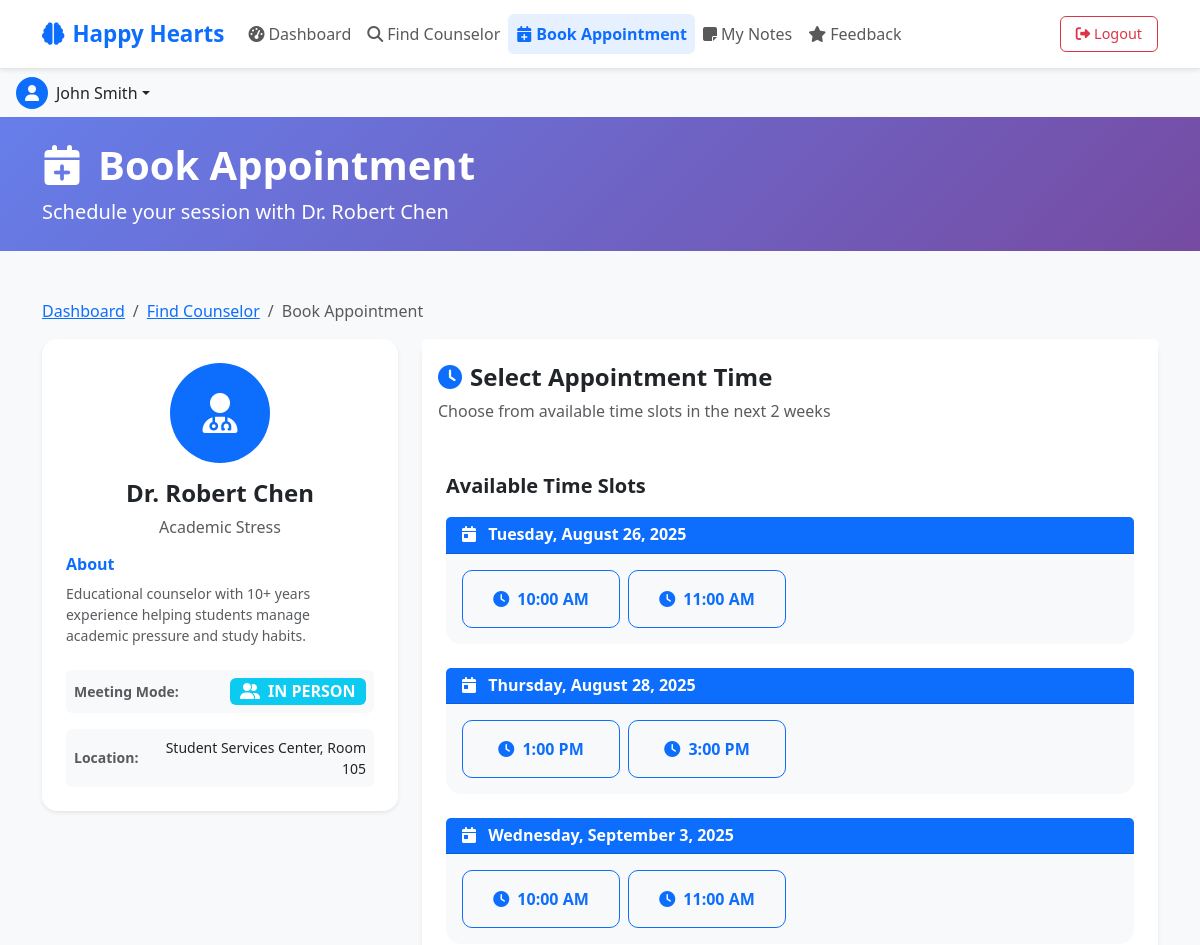
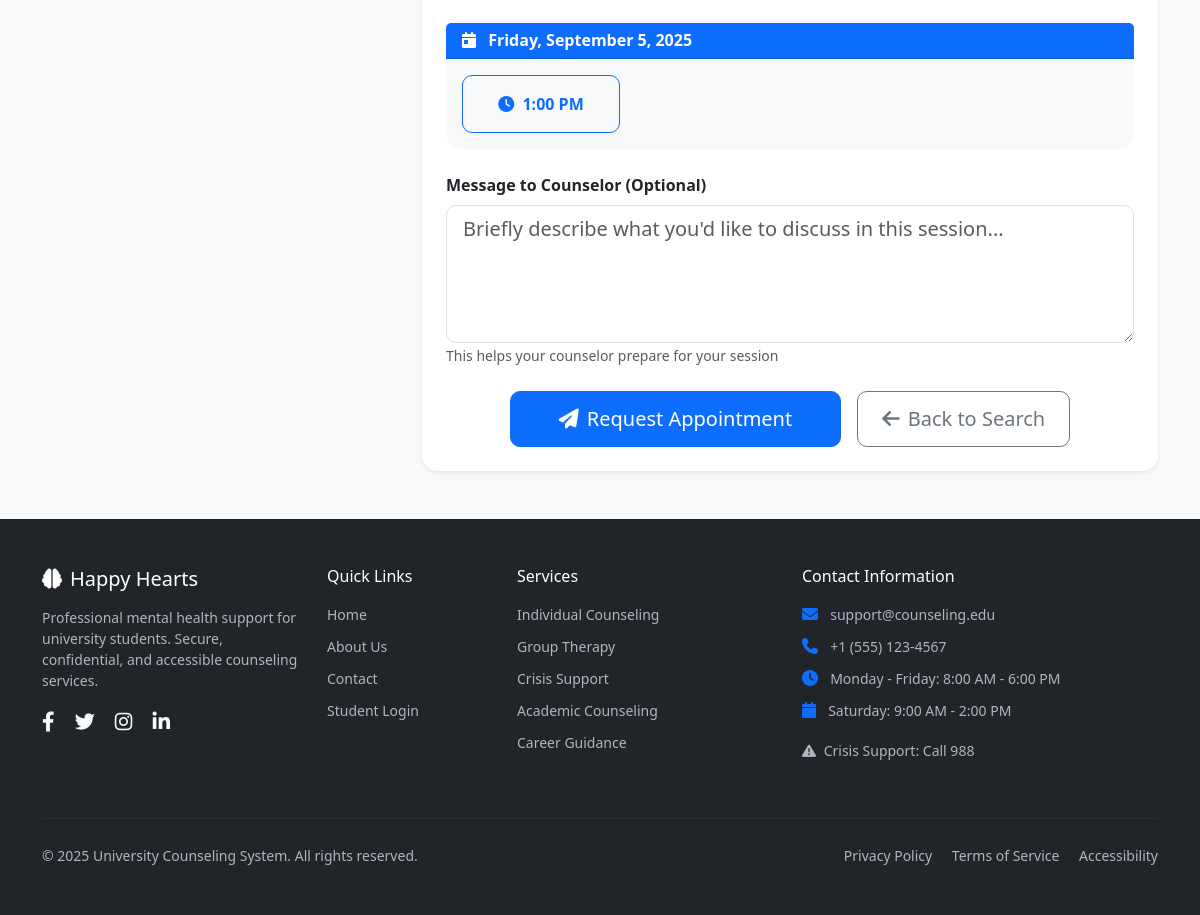
Page /student/book_appointment.php?counselor_id=6 (signed in) on the committed database (2 pictures, top to bottom).
### tables this page shows
CREATE TABLE `counselor_profiles` (
  `user_id` bigint NOT NULL,
  `specialty` varchar(150) DEFAULT NULL,
  `meeting_mode` enum('IN_PERSON','VIDEO','PHONE') DEFAULT NULL,
  `bio` text,
  `location` varchar(150) DEFAULT NULL,
  PRIMARY KEY (`user_id`),
  CONSTRAINT `counselor_profiles_ibfk_1` FOREIGN KEY (`user_id`) REFERENCES `users` (`id`) ON DELETE CASCADE
);

CREATE TABLE `users` (
  `id` bigint NOT NULL AUTO_INCREMENT,
  `role` enum('STUDENT','COUNSELOR','ADMIN') NOT NULL,
  `name` varchar(150) NOT NULL,
  `email` varchar(150) NOT NULL,
  `password_hash` varchar(255) NOT NULL,
  `phone` varchar(20) DEFAULT NULL,
  `created_at` timestamp NULL DEFAULT CURRENT_TIMESTAMP,
  PRIMARY KEY (`id`),
  UNIQUE KEY `email` (`email`)
);

CREATE TABLE `availability_slots` (
  `id` bigint NOT NULL AUTO_INCREMENT,
  `counselor_id` bigint NOT NULL,
  `start_at` datetime NOT NULL,
  `end_at` datetime NOT NULL,
  `status` enum('OPEN','BLOCKED') DEFAULT 'OPEN',
  `created_at` timestamp NULL DEFAULT CURRENT_TIMESTAMP,
  PRIMARY KEY (`id`),
  UNIQUE KEY `counselor_id` (`counselor_id`,`start_at`,`end_at`),
  CONSTRAINT `availability_slots_ibfk_1` FOREIGN KEY (`counselor_id`) REFERENCES `users` (`id`) ON DELETE CASCADE
);

### student/book_appointment.php (the view, shortened to what this page needs)
<?php
require_once '../config/db.php';
$counselor_id = $_GET['counselor_id'] ?? null;
$stmt = $pdo->prepare("
    SELECT u.*, cp.*
    FROM users u
    JOIN counselor_profiles cp ON u.id = cp.user_id
    WHERE u.id = ? AND u.role = 'COUNSELOR'
");
$stmt->execute([$counselor_id]);
$counselor = $stmt->fetch();
$stmt = $pdo->prepare("
    SELECT avs.*
    FROM availability_slots avs
    WHERE avs.counselor_id = ?
    AND avs.status = 'OPEN'
    AND avs.start_at >= NOW()
    AND avs.start_at <= DATE_ADD(NOW(), INTERVAL 14 DAY)
    AND NOT EXISTS (
        SELECT 1 FROM appointments a
        WHERE a.counselor_id = avs.counselor_id
        AND a.start_time = avs.start_at
        AND a.status IN ('PENDING', 'APPROVED')
    )
    ORDER BY avs.start_at
");
$stmt->execute([$counselor_id]);
$available_slots = $stmt->fetchAll();
$slots_by_date = [];
foreach ($available_slots as $slot) {
    $date = date('Y-m-d', strtotime($slot['start_at']));
    if (!isset($slots_by_date[$date])) {
        $slots_by_date[$date] = [];
    }
    $slots_by_date[$date][] = $slot;
}
?>
<!DOCTYPE html>
<html lang="en">
<head>
    <link href="https://cdn.jsdelivr.net/npm/bootstrap@5.3.0/dist/css/bootstrap.min.css" rel="stylesheet">
    <link href="https://cdnjs.cloudflare.com/ajax/libs/font-awesome/6.4.0/css/all.min.css" rel="stylesheet">
    <link href="../assets/css/app.css" rel="stylesheet">
</head>
<body class="bg-light">
        <?php include 'includes/header.php'; ?>
                <ul class="navbar-nav">
                    <?php if (isset($_SESSION['user_id'])): ?>
                        <li class="nav-item dropdown">
                            <a class="nav-link dropdown-toggle d-flex align-items-center" href="#" id="userDropdown" role="button" data-bs-toggle="dropdown">
                                <div class="bg-primary text-white rounded-circle d-flex align-items-center justify-content-center me-2" style="width: 32px; height: 32px;">
                                    <i class="fas fa-user"></i>
                                </div>
                                <?= htmlspecialchars($_SESSION['user_name'] ?? 'Student') ?>
                            </a>
                        </li>
                    <?php endif; ?>
                </ul>
    <div class="bg-gradient-primary text-white py-4">
        <div class="container">
            <h1 class="display-6 fw-bold mb-2">
                <i class="fas fa-calendar-plus me-3"></i>Book Appointment
            </h1>
            <p class="lead mb-0">Schedule your session with <?= htmlspecialchars($counselor['name']) ?></p>
        </div>
    </div>
    <div class="container py-5">
        <div class="row">
            <div class="col-12">
                <nav aria-label="breadcrumb">
                    <ol class="breadcrumb">
                        <li class="breadcrumb-item"><a href="dashboard.php">Dashboard</a></li>
                        <li class="breadcrumb-item"><a href="find_counselor.php">Find Counselor</a></li>
                        <li class="breadcrumb-item active">Book Appointment</li>
                    </ol>
                </nav>
            </div>
        </div>
        <div class="row g-4">
            <div class="col-lg-4">
                <div class="card border-0 shadow-sm sticky-top" style="top: 100px;">
                    <div class="card-body text-center p-4">
                        <div class="bg-primary text-white rounded-circle d-inline-flex align-items-center justify-content-center mb-3" style="width: 100px; height: 100px;">
                            <i class="fas fa-user-md" style="font-size: 2.5rem;"></i>
                        </div>
                        <h4 class="fw-bold"><?= htmlspecialchars($counselor['name']) ?></h4>
                        <p class="text-muted mb-3"><?= htmlspecialchars($counselor['specialty'] ?? 'General Counseling') ?></p>
                        <?php if ($counselor['bio']): ?>
                            <div class="text-start mb-4">
                                <h6 class="fw-bold text-primary">About</h6>
                                <p class="small text-muted"><?= htmlspecialchars($counselor['bio']) ?></p>
                            </div>
                        <?php endif; ?>
                        <div class="row g-3 text-start">
                            <div class="col-12">
                                <div class="d-flex justify-content-between align-items-center p-2 bg-light rounded">
                                    <small class="text-muted fw-bold">Meeting Mode:</small>
                                    <span class="badge bg-info fs-6">
                                        <?php
                                        $mode_icons = [
                                            'IN_PERSON' => 'fas fa-user-friends',
                                            'VIDEO' => 'fas fa-video',
                                            'PHONE' => 'fas fa-phone'
                                        ];
                                        ?>
                                        <i class="<?= $mode_icons[$counselor['meeting_mode']] ?? 'fas fa-question' ?> me-1"></i>
                                        <?= str_replace('_', ' ', $counselor['meeting_mode'] ?? 'TBD') ?>
                                    </span>
                                </div>
                            </div>
                            <?php if ($counselor['location']): ?>
                                <div class="col-12">
                                    <div class="d-flex justify-content-between align-items-center p-2 bg-light rounded">
                                        <small class="text-muted fw-bold">Location:</small>
                                        <small class="text-end"><?= htmlspecialchars($counselor['location']) ?></small>
                                    </div>
                                </div>
                            <?php endif; ?>
                        </div>
                    </div>
                </div>
            </div>
            <div class="col-lg-8">
                <div class="card border-0 shadow-sm">
                    <div class="card-header bg-white border-0 py-4">
                        <h4 class="mb-0 fw-bold">
                            <i class="fas fa-clock text-primary me-2"></i>Select Appointment Time
                        </h4>
                        <p class="text-muted mb-0 mt-2">Choose from available time slots in the next 2 weeks</p>
                    </div>
                    <div class="card-body p-4">
                        <?php if (empty($available_slots)): ?>
                            <div class="text-center py-5">
                                <div class="mb-4">
                                    <i class="fas fa-calendar-times text-muted" style="font-size: 4rem;"></i>
                                </div>
                                <h4 class="text-muted fw-bold mb-3">No Available Slots</h4>
                                <p class="text-muted mb-4">This counselor has no available appointment slots in the next 2 weeks. Please check back later or try another counselor.</p>
                                <div class="d-flex justify-content-center gap-3">
                                    <a href="find_counselor.php" class="btn btn-primary btn-lg">
                                        <i class="fas fa-search me-2"></i>Find Another Counselor
                                    </a>
                                    <a href="dashboard.php" class="btn btn-outline-primary btn-lg">
                                        <i class="fas fa-arrow-left me-2"></i>Back to Dashboard
                                    </a>
                                </div>
                            </div>
                        <?php else: ?>
                            <form method="POST" id="bookingForm">
                                <div class="row g-4">
                                    <div class="col-12">
                                        <label class="form-label fw-bold fs-5 mb-3">Available Time Slots</label>
                                        <div class="row g-4">
                                            <?php foreach ($slots_by_date as $date => $slots): ?>
                                                <div class="col-12">
                                                    <div class="card border-0 bg-light">
                                                        <div class="card-header bg-primary text-white">
                                                            <h6 class="mb-0 fw-bold">
                                                                <i class="fas fa-calendar-day me-2"></i>
                                                                <?= date('l, F j, Y', strtotime($date)) ?>
                                                            </h6>
                                                        </div>
                                                        <div class="card-body p-3">
                                                            <div class="row g-2">
                                                                <?php foreach ($slots as $slot): ?>
                                                                    <div class="col-6 col-md-4 col-lg-3">
                                                                        <label class="btn btn-outline-primary w-100 p-3 time-slot" for="slot_<?= $slot['id'] ?>">
                                                                            <i class="fas fa-clock me-1"></i>
                                                                            <?= date('g:i A', strtotime($slot['start_at'])) ?>
                                                                        </label>
                                                                    </div>
                                                                <?php endforeach; ?>
                                                            </div>
                                                        </div>
                                                    </div>
                                                </div>
                                            <?php endforeach; ?>
                                        </div>
                                    </div>
                                    <div class="col-12">
                                        <label for="message" class="form-label fw-bold">Message to Counselor (Optional)</label>
                                        <textarea class="form-control form-control-lg" id="message" name="message" rows="4"
                                                  placeholder="Briefly describe what you'd like to discuss in this session..."></textarea>
                                        <small class="text-muted">This helps your counselor prepare for your session</small>
                                    </div>
                                    <div class="col-12 text-center">
                                        <div class="d-flex justify-content-center gap-3 flex-wrap">
                                            <button type="submit" class="btn btn-primary btn-lg px-5">
                                                <i class="fas fa-paper-plane me-2"></i>Request Appointment
                                            </button>
                                            <a href="find_counselor.php" class="btn btn-outline-secondary btn-lg px-4">
                                                <i class="fas fa-arrow-left me-2"></i>Back to Search
                                            </a>
                                        </div>
                                    </div>
                                </div>
                            </form>
                        <?php endif; ?>
                    </div>
                </div>
            </div>
        </div>
    </div>
    <?php include '../includes/footer.php'; ?>
</body>
</html>

### student/includes/header.php (style rules this page uses)
.nav-link { font-size: 1rem; padding: 0.5rem 1rem; border-radius: 6px; transition: all 0.2s ease; }

### student/book_appointment.php (style rules this page uses)
.bg-gradient-primary { background: linear-gradient(135deg, #667eea 0%, #764ba2 100%); }
.time-slot { transition: all 0.2s ease; border-radius: 10px !important; font-weight: 600; }
.card { border-radius: 15px; }
.btn-lg { border-radius: 10px; padding: 12px 30px; }
.form-control-lg { border-radius: 10px; }

### rows in the picture
counselor_profiles: user_id.name "Dr. Robert Chen", specialty "Academic Stress", bio "Educational counselor with 10+ years experience helping students manage academic pressure and study habits.", meeting_mode "IN PERSON", location "Student Services Center, Room 105"
availability_slots: start_at "10:00 AM"
availability_slots: start_at "11:00 AM"
availability_slots: start_at "1:00 PM"
availability_slots: start_at "3:00 PM"
availability_slots: start_at "10:00 AM"
availability_slots: start_at "11:00 AM"
availability_slots: start_at "Friday, September 5, 2025", start_at "1:00 PM"

### other values in the picture
$_SESSION['user_name'] "John Smith"
date('l, F j, Y', strtotime($date)) "Tuesday, August 26, 2025"
date('l, F j, Y', strtotime($date)) "Thursday, August 28, 2025"
date('l, F j, Y', strtotime($date)) "Wednesday, September 3, 2025"
